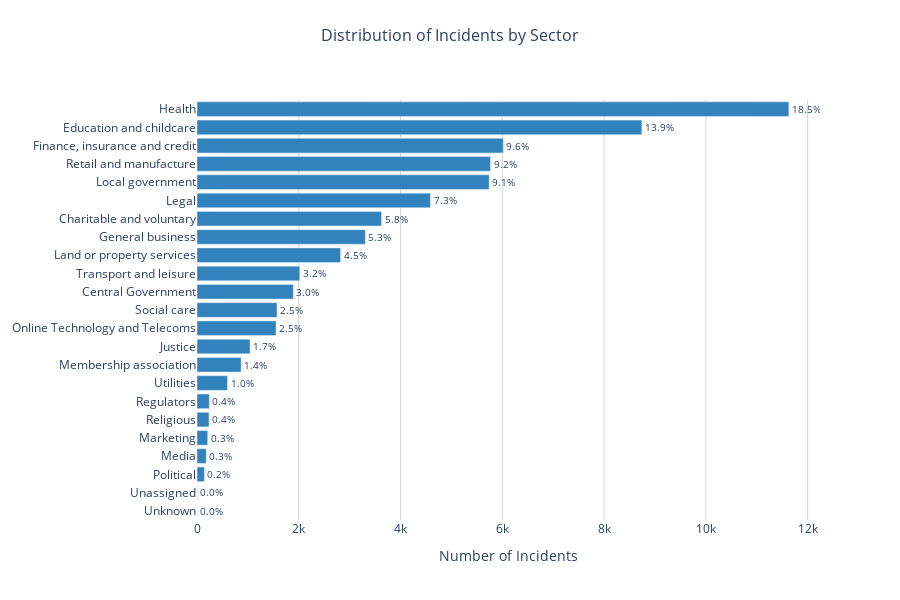

The notebook cell this image was saved under:
### Code cell
# Figure 6: Distribution of Incidents by Sector 
import pandas as pd
import plotly.graph_objects as go
from plotly.subplots import make_subplots

# Read the CSV file
df = pd.read_csv('../data/data-security-incidents-trends-q1-2019-to-q4-2024.csv')

# Create unique incident identifier
df['Incident_ID'] = df['BI Reference'] + '_' + df['Year'].astype(str) + '_' + df['Quarter']

# Calculate sector totals
sector_counts = df.groupby('Sector')['Incident_ID'].nunique().sort_values(ascending=True)
total_incidents = sector_counts.sum()
sector_percentages = (sector_counts / total_incidents * 100).round(1)

# Create horizontal bar chart
fig = go.Figure(data=[
    go.Bar(
        y=sector_counts.index,
        x=sector_counts.values,
        orientation='h',
        text=[f"{pct}%" for pct in sector_percentages],
        textposition='outside',
        marker_color='rgb(49, 130, 189)'
    )
])

# Update layout
fig.update_layout(
    title={
        'text': 'Distribution of Incidents by Sector',
        'y':0.95,
        'x':0.5,
        'xanchor': 'center',
        'yanchor': 'top',
        'font': dict(size=16)
    },
    xaxis_title="Number of Incidents",
    yaxis_title=None,  
    width=900,
    height=600,
    plot_bgcolor='white',
    xaxis=dict(
        gridcolor='lightgrey',
        gridwidth=1
    )
)

fig.show()

### Figure 1 — Plotly figure (JSON) as saved in the notebook; plotly's stock layout.template omitted (floating-point values rounded to 4 significant figures)
{"data": [{"marker": {"color": "rgb(49, 130, 189)"}, "orientation": "h", "text": ["0.0%", "0.0%", "0.2%", "0.3%", "0.3%", "0.4%", "0.4%", "1.0%", "1.4%", "1.7%", "2.5%", "2.5%", "3.0%", "3.2%", "4.5%", "5.3%", "5.8%", "7.3%", "9.1%", "9.2%", "9.6%", "13.9%", "18.5%"], "textposition": "outside", "type": "bar", "x": [1, 4, 145, 181, 210, 235, 241, 599, 866, 1042, 1554, 1573, 1893, 2019, 2821, 3307, 3625, 4587, 5741, 5767, 6018, 8741, 11630], "y": ["Unknown", "Unassigned", "Political", "Media", "Marketing", "Religious", "Regulators", "Utilities", "Membership association", "Justice", "Online Technology and Telecoms", "Social care", "Central Government", "Transport and leisure", "Land or property services", "General business", "Charitable and voluntary", "Legal", "Local government", "Retail and manufacture", "Finance, insurance and credit", "Education and childcare", "Health"]}], "layout": {"height": 600, "plot_bgcolor": "white", "title": {"font": {"size": 16}, "text": "Distribution of Incidents by Sector", "x": 0.5, "xanchor": "center", "y": 0.95, "yanchor": "top"}, "width": 900, "xaxis": {"gridcolor": "lightgrey", "gridwidth": 1, "title": {"text": "Number of Incidents"}}, "yaxis": {"title": {}}}}
